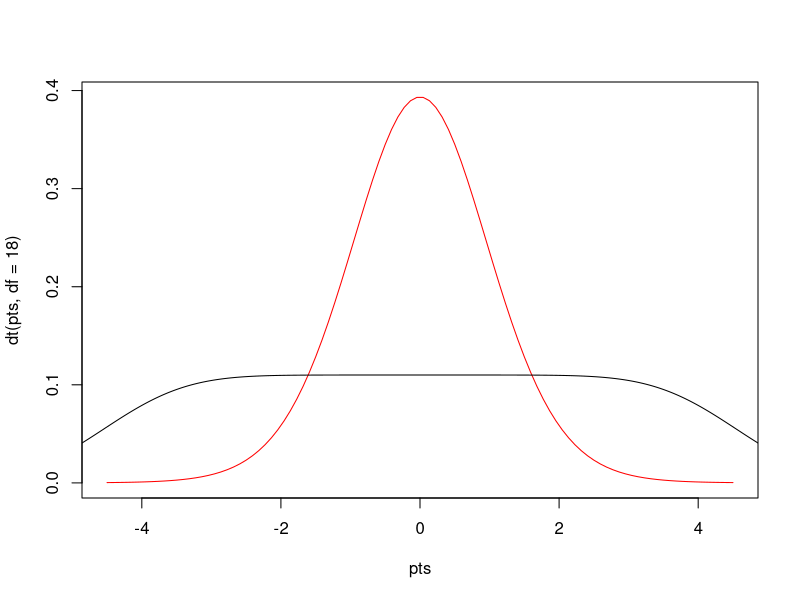
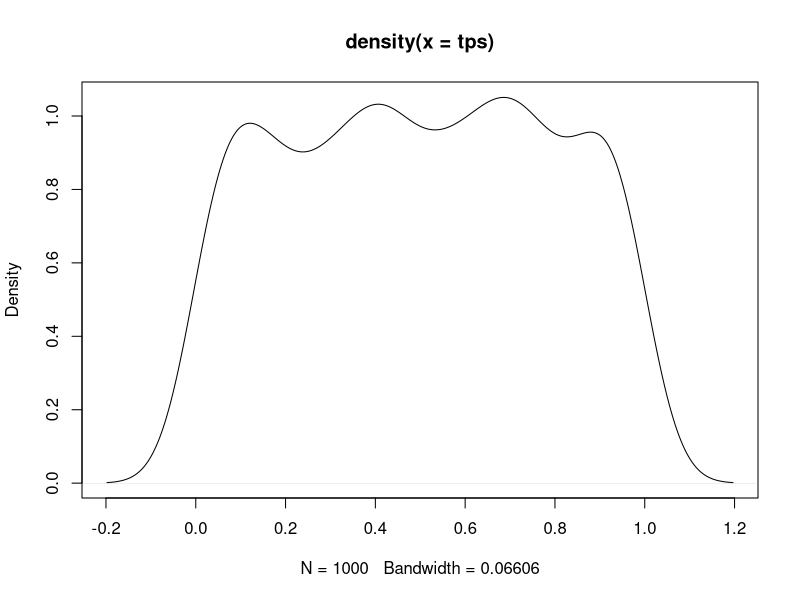

Recreate these plots in R, in order.
x = rnorm(10)
y = rnorm(10)
t.test(x, y)

ttest = t.test(x, y)
names(ttest)
ttest$statistic
ttest[['statistic']]



pts = seq(-4.5, 4.5, length = 100)
plot(pts, dt(pts, df = 18), col = "red", type = 'l')

lines(density(pts))


t.test(x, y)
t.test(x, y, var.equal = TRUE)


tps = replicate(1000, t.test(rnorm(10), rnorm(10))$p.value)
plot(density(tps))

# != <= >= => <- ||

x <- c(17, 19, 22, 25, 27, 28, 41, 45, 51, 55)
y <- c(14, 15, 15, 17, 18, 22, 25, 25, 27, 34)

var.test(x, y)

data <-
  data.frame(
    values = c(
      18,
      19,
      22,
      25,
      27,
      28,
      41,
      45,
      51,
      55,
      14,
      15,
      15,
      17,
      18,
      22,
      25,
      25,
      27,
      34
    ),
    group = rep(c('A', 'B')),
    each = 10
  )


var.test(values ~ group, data = data)
